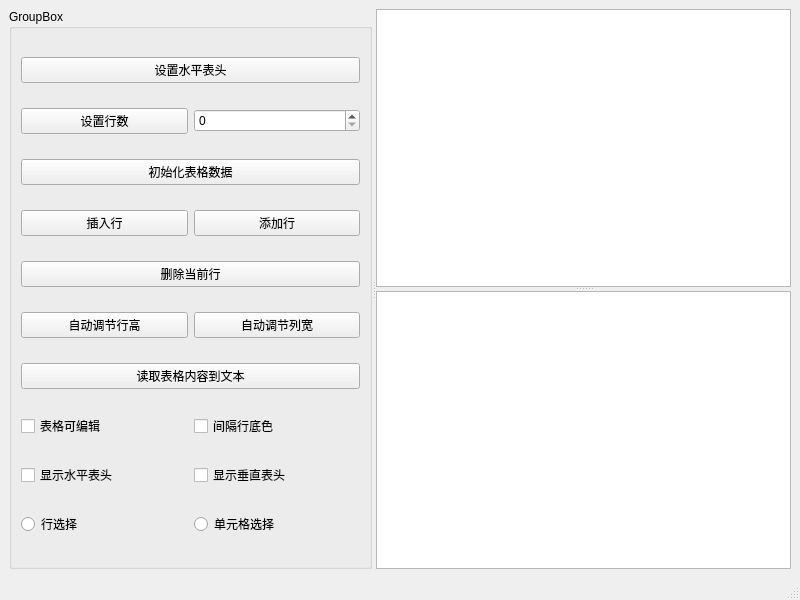
<?xml version="1.0" encoding="UTF-8"?>
<ui version="4.0">
 <class>MainWindow</class>
 <widget class="QMainWindow" name="MainWindow">
  <property name="geometry">
   <rect>
    <x>0</x>
    <y>0</y>
    <width>800</width>
    <height>600</height>
   </rect>
  </property>
  <property name="windowTitle">
   <string>MainWindow</string>
  </property>
  <widget class="QWidget" name="centralwidget">
   <layout class="QGridLayout" name="gridLayout_2">
    <item row="0" column="0">
     <widget class="QSplitter" name="splitter_2">
      <property name="orientation">
       <enum>Qt::Horizontal</enum>
      </property>
      <widget class="QGroupBox" name="groupBox">
       <property name="title">
        <string>GroupBox</string>
       </property>
       <layout class="QGridLayout" name="gridLayout">
        <item row="0" column="0">
         <widget class="QPushButton" name="pushButton">
          <property name="text">
           <string>设置水平表头</string>
          </property>
         </widget>
        </item>
        <item row="1" column="0">
         <layout class="QHBoxLayout" name="horizontalLayout">
          <item>
           <widget class="QPushButton" name="pushButton_2">
            <property name="text">
             <string>设置行数</string>
            </property>
           </widget>
          </item>
          <item>
           <widget class="QSpinBox" name="spinBox"/>
          </item>
         </layout>
        </item>
        <item row="2" column="0">
         <widget class="QPushButton" name="pushButton_3">
          <property name="text">
           <string>初始化表格数据</string>
          </property>
         </widget>
        </item>
        <item row="3" column="0">
         <layout class="QHBoxLayout" name="horizontalLayout_2">
          <item>
           <widget class="QPushButton" name="pushButton_4">
            <property name="text">
             <string>插入行</string>
            </property>
           </widget>
          </item>
          <item>
           <widget class="QPushButton" name="pushButton_5">
            <property name="text">
             <string>添加行</string>
            </property>
           </widget>
          </item>
         </layout>
        </item>
        <item row="4" column="0">
         <widget class="QPushButton" name="pushButton_6">
          <property name="text">
           <string>删除当前行</string>
          </property>
         </widget>
        </item>
        <item row="5" column="0">
         <layout class="QHBoxLayout" name="horizontalLayout_3">
          <item>
           <widget class="QPushButton" name="pushButton_7">
            <property name="text">
             <string>自动调节行高</string>
            </property>
           </widget>
          </item>
          <item>
           <widget class="QPushButton" name="pushButton_8">
            <property name="text">
             <string>自动调节列宽</string>
            </property>
           </widget>
          </item>
         </layout>
        </item>
        <item row="6" column="0">
         <widget class="QPushButton" name="pushButton_9">
          <property name="text">
           <string>读取表格内容到文本</string>
          </property>
         </widget>
        </item>
        <item row="7" column="0">
         <layout class="QHBoxLayout" name="horizontalLayout_4">
          <item>
           <widget class="QCheckBox" name="checkBox">
            <property name="text">
             <string>表格可编辑</string>
            </property>
           </widget>
          </item>
          <item>
           <widget class="QCheckBox" name="checkBox_2">
            <property name="text">
             <string>间隔行底色</string>
            </property>
           </widget>
          </item>
         </layout>
        </item>
        <item row="8" column="0">
         <layout class="QHBoxLayout" name="horizontalLayout_5">
          <item>
           <widget class="QCheckBox" name="checkBox_3">
            <property name="text">
             <string>显示水平表头</string>
            </property>
           </widget>
          </item>
          <item>
           <widget class="QCheckBox" name="checkBox_4">
            <property name="text">
             <string>显示垂直表头</string>
            </property>
           </widget>
          </item>
         </layout>
        </item>
        <item row="9" column="0">
         <layout class="QHBoxLayout" name="horizontalLayout_6">
          <item>
           <widget class="QRadioButton" name="radioButton">
            <property name="text">
             <string>行选择</string>
            </property>
           </widget>
          </item>
          <item>
           <widget class="QRadioButton" name="radioButton_2">
            <property name="text">
             <string>单元格选择</string>
            </property>
           </widget>
          </item>
         </layout>
        </item>
       </layout>
      </widget>
      <widget class="QSplitter" name="splitter">
       <property name="orientation">
        <enum>Qt::Vertical</enum>
       </property>
       <widget class="QTableWidget" name="tableWidget"/>
       <widget class="QPlainTextEdit" name="plainTextEdit"/>
      </widget>
     </widget>
    </item>
   </layout>
  </widget>
  <widget class="QStatusBar" name="statusbar"/>
 </widget>
 <resources/>
 <connections/>
</ui>
